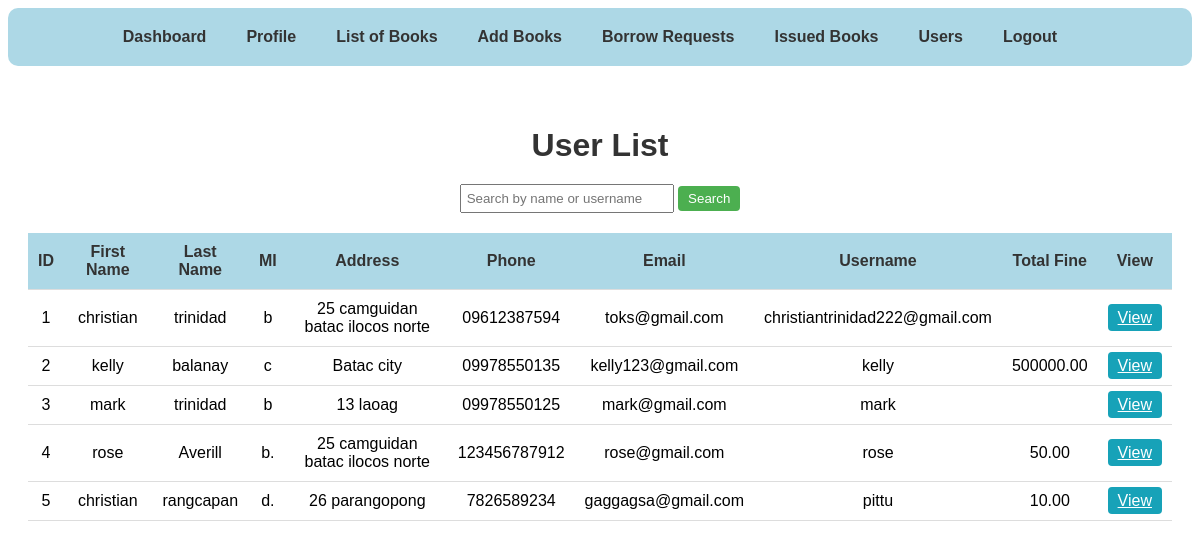
/admin/userlist.php (signed in), run on the app's committed database.
### tables this page shows
CREATE TABLE `user` (
  `id` int(11) NOT NULL,
  `firstname` varchar(50) DEFAULT NULL,
  `lastname` varchar(50) DEFAULT NULL,
  `MI` varchar(2) DEFAULT NULL,
  `address` varchar(100) DEFAULT NULL,
  `phone` varchar(15) DEFAULT NULL,
  `email` varchar(100) DEFAULT NULL,
  `username` varchar(50) DEFAULT NULL,
  `password` varchar(50) DEFAULT NULL,
  `date_created` timestamp NOT NULL DEFAULT current_timestamp(),
  `date_updated` timestamp NOT NULL DEFAULT current_timestamp() ON UPDATE current_timestamp()
);

### admin/userlist.php (the view, shortened to what this page needs)
<?php
include "../conn.php";
include "dash_header.php";
$searchKeyword = isset($_GET['search']) ? $_GET['search'] : '';
$userQuery = "SELECT u.id, u.firstname, u.lastname, u.MI, u.address, u.phone, u.email, u.username, SUM(i.fine) AS total_fine
              FROM user u
              LEFT JOIN issued_books i ON u.username = i.user
              WHERE u.firstname LIKE '%$searchKeyword%' OR u.lastname LIKE '%$searchKeyword%' OR u.username LIKE '%$searchKeyword%'
              GROUP BY u.id
              ORDER BY u.id";
$userResult = mysqli_query($conn, $userQuery);
?>
<!DOCTYPE html>
<html>
<head>
</head>
<body>
    <div class="container">
        <h1>User List</h1>
        <form class="search-form" method="GET">
            <input class="search-input" type="text" name="search" placeholder="Search by name or username" value="<?php echo $searchKeyword; ?>">
            <button class="search-button" type="submit">Search</button>
        </form>
        <table>
            <thead>
                <tr>
                    <th>ID</th>
                    <th>First Name</th>
                    <th>Last Name</th>
                    <th>MI</th>
                    <th>Address</th>
                    <th>Phone</th>
                    <th>Email</th>
                    <th>Username</th>
                    <th>Total Fine</th>
                    <th>View</th>
                </tr>
            </thead>
            <tbody>
                <?php while ($user = mysqli_fetch_assoc($userResult)) { ?>
                    <tr>
                        <td><?php echo $user['id']; ?></td>
                        <td><?php echo $user['firstname']; ?></td>
                        <td><?php echo $user['lastname']; ?></td>
                        <td><?php echo $user['MI']; ?></td>
                        <td><?php echo $user['address']; ?></td>
                        <td><?php echo $user['phone']; ?></td>
                        <td><?php echo $user['email']; ?></td>
                        <td><?php echo $user['username']; ?></td>
                        <td><?php echo $user['total_fine']; ?></td>
                        <td>
                            <a href="vubb.php?id=<?php echo $user['id']; ?>" class="view-btn">View</a>
                        </td>
                    </tr>
                <?php } ?>
            </tbody>
        </table>
    </div>
</body>
</html>

### admin/userlist.php (style rules this page uses)
* { font-family: Arial, sans-serif; }
.container { max-width: 1300px; margin: 0 auto; padding: 20px; text-align: center; font-family: Arial, sans-serif; }
h1 { color: #333; margin-bottom: 20px; }
table { width: 100%; border-collapse: collapse; }
th, td { padding: 10px; border-bottom: 1px solid #ddd; }
th { background-color: lightblue; color: #333; }
.search-form { margin-bottom: 20px; }
.search-input { padding: 5px; width: 200px; }
.view-btn { padding: 5px 10px; background-color: #17a2b8; color: white; border: none; border-radius: 4px; cursor: pointer; }
.search-button { padding: 5px 10px; background-color: #4CAF50; color: white; border: none; border-radius: 4px; cursor: pointer; }

### data on the page
user: id "1", firstname "christian", lastname "trinidad", MI "b", address "25 camguidan batac ilocos norte", phone "09612387594", email "toks@gmail.com", username "christiantrinidad222@gmail.com"
user: id "2", firstname "kelly", lastname "balanay", MI "c", address "Batac city", phone "09978550135", email "kelly123@gmail.com", username "kelly", total_fine "500000.00"
user: id "3", firstname "mark", lastname "trinidad", MI "b", address "13 laoag", phone "09978550125", email "mark@gmail.com", username "mark"
user: id "4", firstname "rose", lastname "Averill", MI "b.", address "25 camguidan batac ilocos norte", phone "123456787912", email "rose@gmail.com", username "rose", total_fine "50.00"
user: id "5", firstname "christian", lastname "rangcapan", MI "d.", address "26 parangopong", phone "7826589234", email "gaggagsa@gmail.com", username "pittu", total_fine "10.00"
